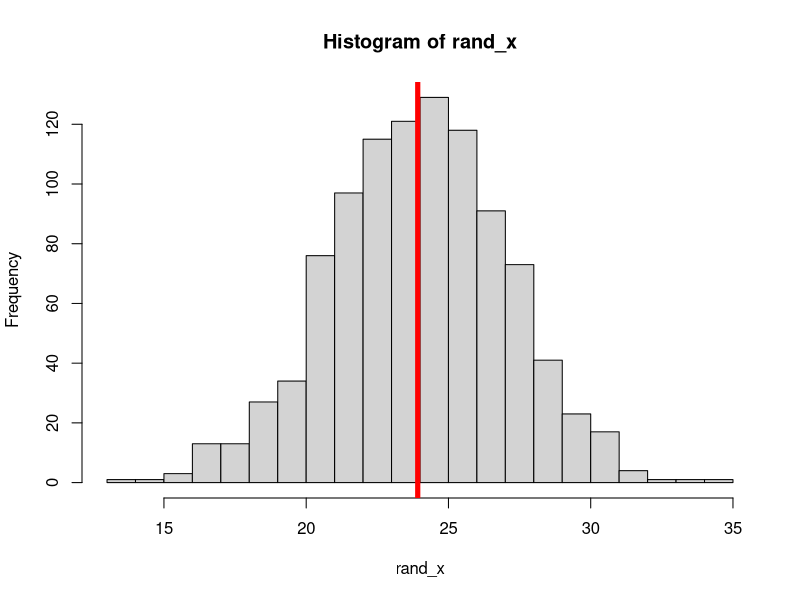

Write R code to recreate this figure.
## PlotRandom.R
## Directory: ../STA308/Random Functions
## Original: 06 Oct 2021
##
## Purpose:
##    A function that will generate a random sample
##     of Normal values, plot a histogram with an 
##     overlaid mean on the plot.
##
## Inputs:
##     numpts = the number of points to generate
##     mu = the theoretical mean of the Normal distribution
##     sigma = the standard deviation of the Normal distribution
##     numbins = the number of bins for the histogram
##     meanColor = the color for the overlaid mean
##     seed = a random number generator seed, to ensure
##            reproducibility
## Outputs: A list with the following elements
##     Random_values = a vector with the generated random 
##                     values
##     Mean_x = the sample mean of Random_values
##     SD_x = the sample standard deviation of Random_values

plotRandomNormals <- function(numpts=1000, 
                              numbins=15, mu=24,
                              sigma=3, 
                              meanColor="red", 
                              linewidth=2, 
                              seed=8675309) {
  set.seed(seed)
  rand_x <- rnorm(numpts, mean=mu, sd=sigma)
  mean_x <- mean(rand_x)
  hist(rand_x, breaks=numbins)
  abline(v=mean_x, col=meanColor, lwd=linewidth)
  list(Random_values = rand_x,
       Mean_x = mean_x,
       SD_x = sd(rand_x) )
}

## Test the function

plotRandomNormals
plotRandomNormals(linewidth=5)
